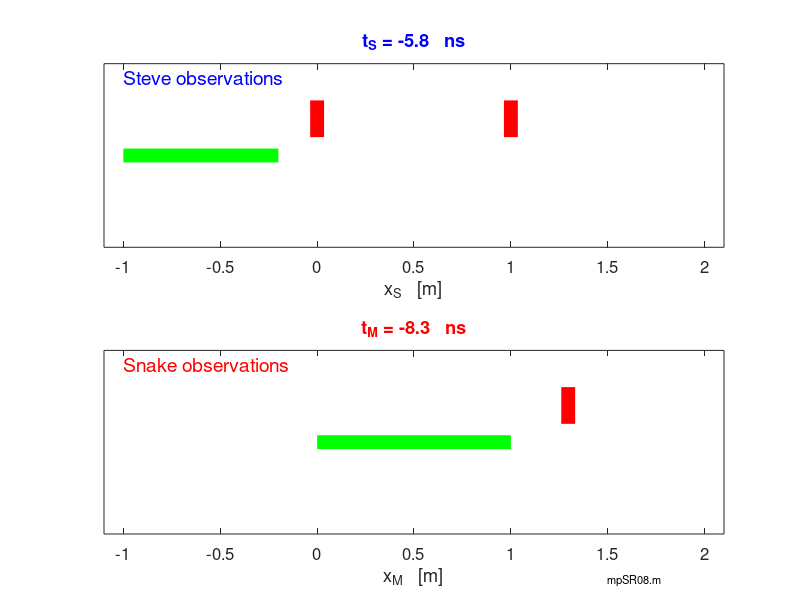

This chart was generated by the following MATLAB code: (Note: this script raises an error after producing the figure.)
% mpSR08.m
% 190628  Matlab R2018b

% SPECIAL RELATIVITY ANIMATIONS
% SNAKE MOVING and observed in two frames of reference
% Gamma   1/GAMMA
% Moving frame of reference (snake RED)
% Stationary frame of reference (BLUE) 


% DOING PHYSICS ONLINE 
%    http://www.physics.usyd.edu.au/teach_res/mp/mphome.htm
% Scripts
%     http://www.physics.usyd.edu.au/teach_res/mp/mscripts/

% VISUAL PHYSICS ONLINE
%    http://www.physics.usyd.edu.au/teach_res/hsp/sp/spHome.htm

% Documentation
%    http://www.physics.usyd.edu.au/teach_res/hsc/spP/mod7/m72D.htm

% Ian Cooper  ian.cooper@sydney.edu.au
% School of Physics, University of Sydney

close all
clear
clc

% ANIMATION and GIF file ==============================================
% Show and Save animation as a gif file (0 no)  (1 yes) for flagAG
    flagAG = 1;    
% file name for animated gif   
    ag_name = 'ag_SR.gif'; 
% Delay in seconds before displaying the next image  
    delay = 0.25;
    frame1 = 0;


% SETUP  =================================================
 
% Speed of light  [m/s]
  c = 3e8;
% Proper length of snake [m]
  L0 = 1.00;
% Grid points
  nT = 51;
% Time [ns]
 tMin = -5.76e-9; tMax = 12e-9;
  tS = linspace(tMin,tMax,nT);
% Velocity of snake wrt stationary system
  v = 0.6*c;
% 1/gamma
  gammaT = sqrt(1-(v/c)^2);
% gamma
  gamma = 1/gammaT;
% Contracted length
  L = gammaT.*L0;

% Stationary frame of reference (Steve)  ------------------------------

% Position of snake's tail and head 
  xST = -1.00 + v.*(tS-tMin);
  xSH = xST + L;
% Position of knives K: left L / right R
  xKL = [0 0]; xKR = [1.00 1.00];
  yKL = [2 6]; yKR = [2 6];
  
% Moving frame of reference (snake - Mary)
% Position of knifes


% Position of snake
  xSnake = [0 1]; ySnake = [0 0];
% Position of knifes   
  xM = gamma .* (0 - v.*tS);
%  tM = gammaT .* tS;         ??????
   
% GRAPHICS  ===========================================================
figure(1)
 pos = [0.1 0.2 0.3 0.4];
   set(gcf,'Units','normalized')
   set(gcf,'Position',pos)
   set(gcf,'color','w')
   xlim([-1.10 2.1])
   ylim([-10 10])
   box on
   grid on
   
for cc = 1 : nT
     
subplot(2,1,1)        
     xP = [xST(cc) xSH(cc)]; yP = [0 0];
     plot(xP,yP,'g','linewidth',10);
     xlim([-1.10 2.10])
     ylim([-10 10])   
     hold on
     
     xP = xKL; yKL = [2 6];
     
   if xST(cc) > 0
        yKL = [-6 -2];
        yKR = [-6 -2];
        H = text(0,3,'0.00 ns');
        set(H,'color','b','edgecolor','b')
        H = text(1,3,'0.00 ns');
        set(H,'color','b','edgecolor','b')
   end
   
     yP = yKL;
     plot(xP,yP,'r','linewidth',10);
     xlim([-1.10 2.10])
     ylim([-10 10])
     
     xP = xKR; yP = yKR;
     plot(xP,yP,'r','linewidth',10)
     xlim([-1.10 2.10])
     ylim([-10 10])
     
     set(gca,'fontsize',12)
     set(gca,'ytick',[])
     txt = sprintf('  t_S = %2.1f   ns  '  ,tS(cc)*1e9);
     title(txt,'color','b') 
     xlabel('x_S   [m]')
     text(-1,8.5,'Steve observations','color','b','fontsize',14);
     hold off
     
 subplot(2,1,2)        
     xP = [xST(cc) xSH(cc)]; yP = [0 0];
     plot(xP,yP,'g','linewidth',10);
     xlim([-1.10 2.10])
     ylim([-10 10])   
    
     xP = xSnake; yP = ySnake;
     plot(xP,yP,'g','linewidth',10);
     xlim([-1.10 2.10])
     ylim([-10 10])   
     hold on
     
     xP = [xM(cc) xM(cc)]; yP = [2 6];
     if xM(cc) < 0; yP = [-6 -2];
        H = text(0,3,'0.00 ns');
        set(H,'color','r','edgecolor','r')
      end
     plot(xP,yP,'r','linewidth',10);
     
     xP = [xM(cc)+L0 xM(cc)+L0]; yP = [2 6];
     if xM(cc)+L0 < 1.25; yP = [-6 -2]; disp(cc);
        H = text(1.25,3,'-2.50 ns');
        set(H,'color','r','edgecolor','r')
     end
     plot(xP,yP,'r','linewidth',10);
     
     xlim([-1.10 2.10])
     ylim([-10 10])   
     
     set(gca,'fontsize',12)
     set(gca,'ytick',[])
%    Not sure how to calculate time in snake's frame ????     
%      tM = gamma * (tS(cc) - v/c^2);
     tM = -8.3111 - 1e9*(xM(cc) - xM(1))/v;
     txt = sprintf('  t_M = %2.1f   ns  '  ,tM);
      title(txt,'color','r') 
     xlabel('x_M   [m]')
     text(-1,8.5,'Snake observations','color','r','fontsize',14);
     
     text(1.5,-15,'mpSR08.m','fontsize',8);
 

      pause(0.8)
     
% Save animation 
    if flagAG == 1
       frame1 = frame1 + 1;
         frame = getframe(1);
         im = frame2im(frame);
         [imind,cm] = rgb2ind(im,256);
         % On the first loop, create the file. In subsequent loops, append.
         if frame1 == 1
           imwrite(imind,cm,ag_name,'gif','DelayTime',delay,'loopcount',inf);
         else
          imwrite(imind,cm,ag_name,'gif','DelayTime',delay,'writemode','append');
         end
    end
    
    hold off
end
   
   
